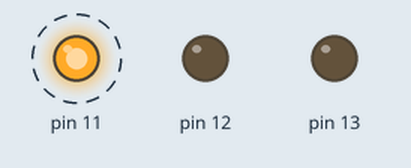
Simulated run of this sketch. Board: Arduino Uno, built with avr-gcc and run on an emulated ATmega328P. Shown: output pins drawn as LEDs (lit = HIGH). Dashed ring = blinking.

Above: at 0.5 s.
At 2.5 s:
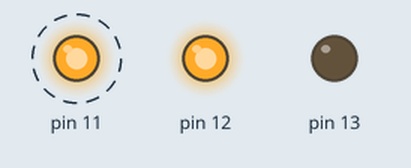
Timing chart, 0 to 5.2 s (numbered marks = the images above):
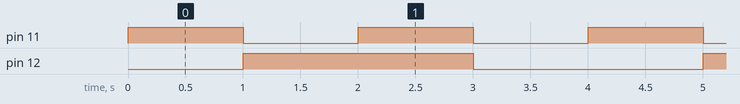

The sketch:

contador2bits.ino
```cpp
/*Cesar Quinonez Espinoza*/

/*Parte de la practica de laboratorio 4 contador de 2 bits en arduino*/
void setup()
{
  /*inicializamos los pins que utilizaremos*/
  pinMode(13, OUTPUT);
  pinMode(12, OUTPUT);
  pinMode(11, OUTPUT);
}

void loop()
{
  /*Declaramos variables boleanas para los casos de los led*/
 bool led1 = 0;
  bool led2 = 0;
  /*Para generar el numero 1 se utiliza el siquinte if en donde se prenden solamente el primer led*/
  if(led1 == 0 && led2 == 0){
    digitalWrite(11,HIGH);
    digitalWrite(12,LOW);
    delay(1000);
    /*Preparamos las variables booleanas para el siguiente numero*/
    led1 = 1;
    led2 = 0;
  }
    /*Para generar el numero 2 se utiliza el siquinte if en donde se prenden solamente el segundo led*/
    if(led1 == 1 && led2 == 0){
    digitalWrite(11,LOW);
    digitalWrite(12,HIGH);
    delay(1000);
    /*Preparamos las variables booleanas para el siguiente numero*/
    led1 = 0;
    led2 = 1;
  }
    /*Para generar el numero 3 se utiliza el siquinte if en donde se prenden solamente el primer led y  el segundo*/
      if(led1 == 0 && led2 == 1){
    digitalWrite(11,HIGH);
    digitalWrite(12,HIGH);
    delay(1000);
    /*Preparamos las variables booleanas para el siguiente numero*/
    led1 = 1;
    led2 = 1;
  }
        if(led1 == 1 && led2 == 1){
    digitalWrite(11,LOW);
    digitalWrite(12,LOW);
    delay(1000);
    /*Preparamos las variables booleanas para el siguiente numero*/
    led1 = 1;
    led2 = 0;
  }
}
```

Measured:
- by itself, pin 11: alternates HIGH for 1.0 s and LOW for 1.0 s
- by itself, pin 12: alternates HIGH for 2.0 s and LOW for 2.0 s
- by itself, everything shown: repeats every 4.0 s, in 4 steps
